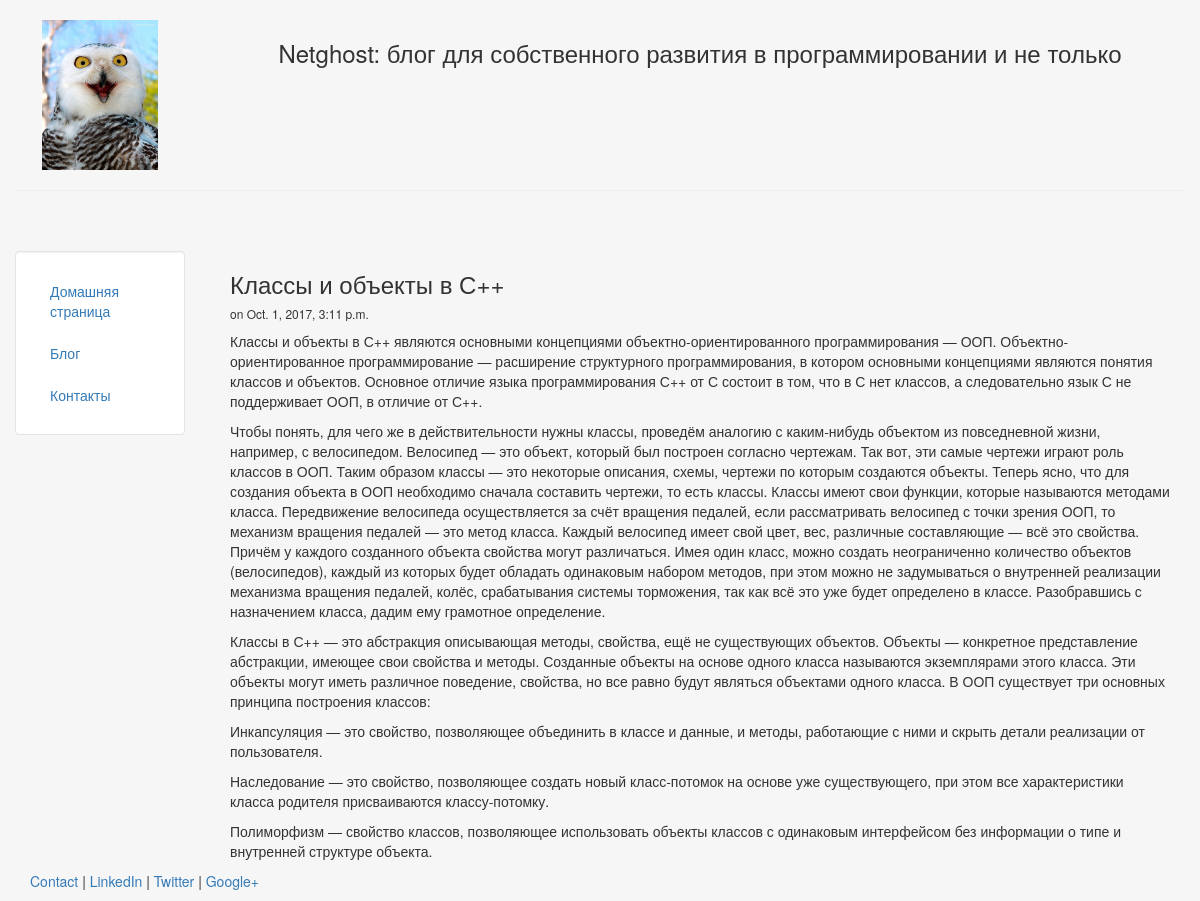
Page /blog/3 on the committed database.
### blog/models.py (models this page shows, shortened)
class Post(models.Model):
    title = models.CharField(max_length = 140)
    body = models.TextField()
    date = models.DateTimeField()

### blog/templates/blog/post.html
{% extends "personal/header.html" %}
{% block content %}
    <H3>{{post.title}}</H3>
    <h6>on {{post.date}}</h6>
    {{post.body | safe|linebreaks}}
{% endblock %}

### personal/templates/personal/header.html (style rules this page uses)
html, body { height:100% }

### rows in the picture
Post: title "Классы и объекты в С++", date "Oct. 1, 2017, 3:11 p.m.", body "Классы и объекты в С++ являются основными концепциями объектно-ориентированного программирования — ООП. Объектно-ориентированное программирование — расширение структурного программирования, в котором основными концепциями являются понятия классов и объектов. Основное отличие языка программирования С++ от С состоит в том, что в С нет классов, а следовательно язык С не поддерживает ООП, в отличие от С++. Чтобы понять, для чего же в действительности нужны классы, проведём аналогию с каким-нибудь объектом из повседневной жизни, например, с велосипедом. Велосипед — это объект, который был построен согласно чертежам. Так вот, эти самые чертежи играют роль классов в ООП. Таким образом классы — это…"
